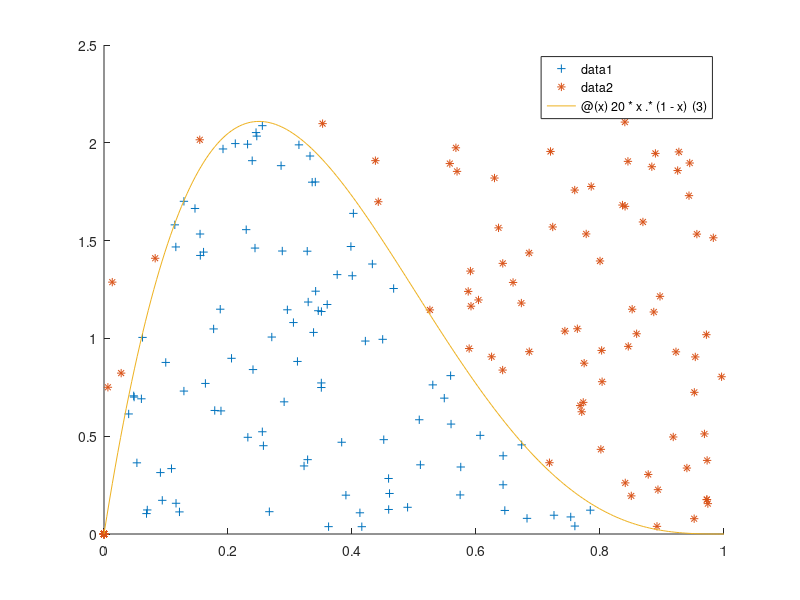

Here is the MATLAB script that generated this plot:
% Example 4.4

clear all;close all;
c = 2.109;   % constant 
n=100;  % generate 100 rv's
% set up the arrays to store variates
x = zeros(1,n);  						% random variates
xy = zeros(1,n);						% corresponding y values
rej = zeros(1,n);						% rejected variates
rejy = zeros(1,n); % corresponding y values
irv=1;			
irej=1;
while irv <= n
   y = rand(1);  % random number from g(y)
   u = rand(1);  % random number for comparison
   if u <= 20*y*(1-y)^(3)/c;
      x(irv)=y;
      xy(irv) = u*c;
      irv=irv+1
   else
             rej(irej)= y;
      rejy(irej) = u*c; % really comparing u*c<=2*y
      irej = irej + 1
   end
end
hold on
plot(x,xy,'+')
plot(rej,rejy,'*')
fplot(@(x) 20*x.*(1-x)^(3), [0 1])
hold off